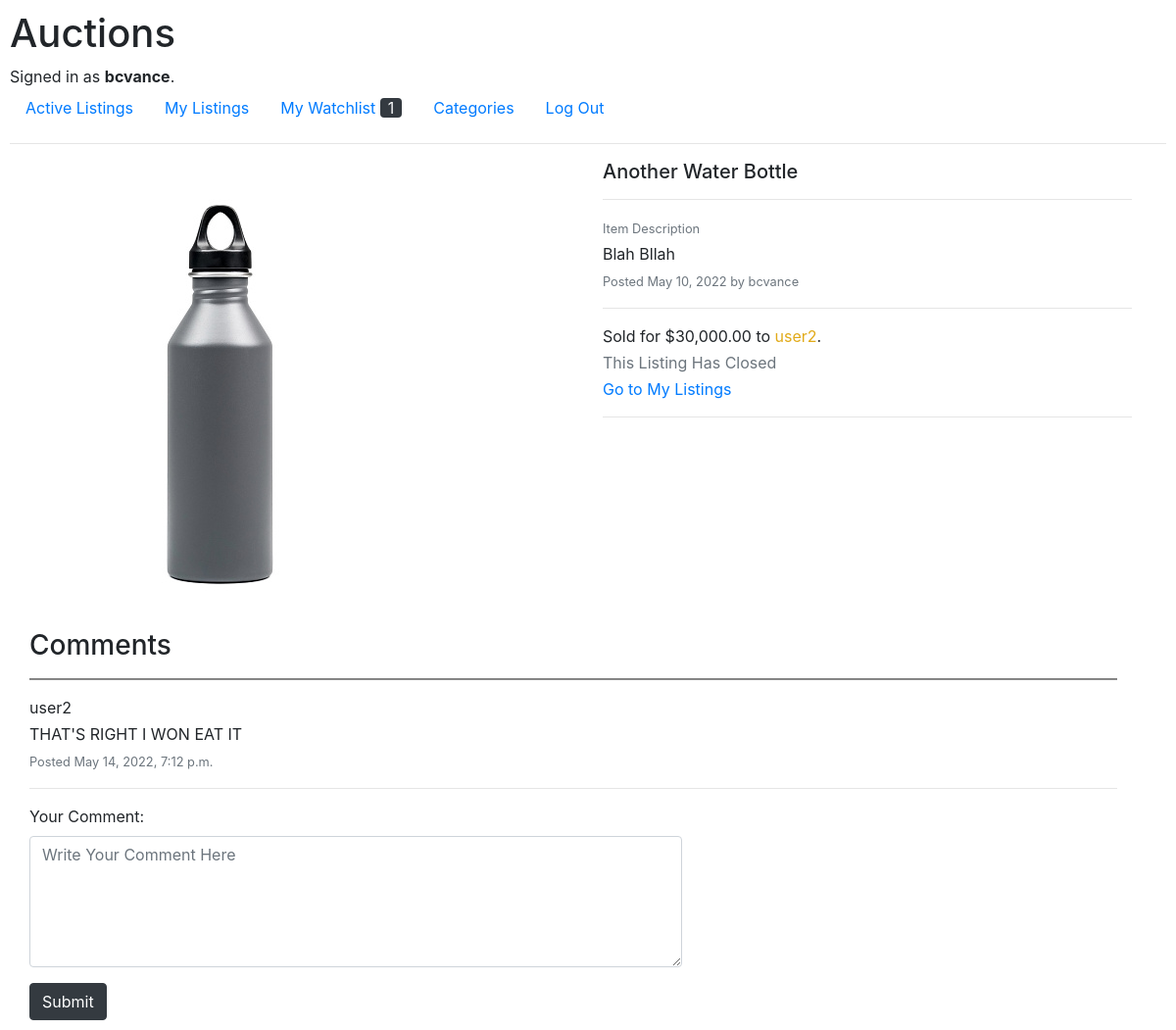
Page /4 (signed in) on the earlier database version.
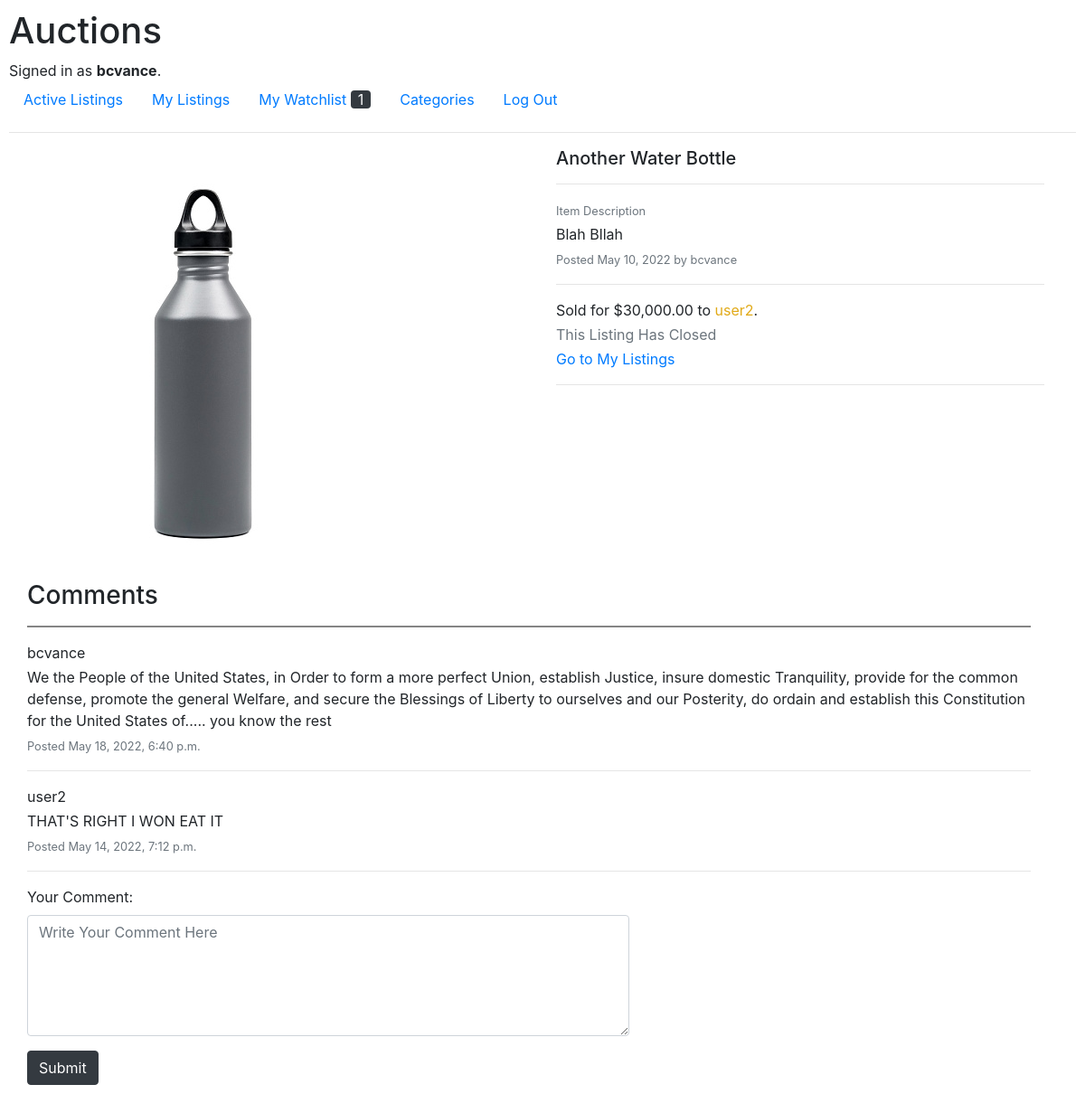
Same page on the later database version.
### auctions/models.py (models this page shows, shortened)
class Comment(models.Model):
    comment_date_time = models.DateTimeField(auto_now_add=True)
    content = models.CharField(max_length=500, default="", blank=True, null=True)
    poster = models.ForeignKey(User, on_delete=models.PROTECT, blank=True, null=True)
    listing = models.ForeignKey(Listing, on_delete=models.CASCADE, blank=True, null=True)

class User(AbstractUser):
    username = models.CharField(max_length=64, unique=True)

### auctions/views.py (the view)
# urls.py: path("<int:item_id>", views.listing, name="listing"),
def listing(request, item_id):
    listing = Listing.objects.filter(id=item_id).first()
    bid_string = str(listing.starting_bid)
    price_formatted = format_price(bid_string)
    watchlist = is_on_watchlist(request, listing)
    highest_bid, highest_bidder = get_highest_bid(item_id)
    highest_bid = format_price(highest_bid)
    comments = list(Comment.objects.filter(listing = Listing.objects.get(id = item_id)))
    comments.reverse()
    watch_items = get_num_watch_items(request)
    return render(request, "auctions/listing.html", context={
        "listing": listing,
        "price_formatted": price_formatted,
        "watchlist": watchlist,
        "highest_bid": highest_bid,
        "highest_bidder": highest_bidder,
        "comments": comments,
        "user_id": request.user.id,
        "watch_items": watch_items
    })

### auctions/utils.py (called while the page is built)
def format_price(bid_string):
    if not bid_string:
        return False
    bid_string = str(bid_string)
    while(True):
        for i in range(len(bid_string)):
            if bid_string[i] == "," or bid_string[i] == ".":
                if i <= 3:
                    return bid_string
                bid_string = bid_string[0:i-3] + "," + bid_string[i-3:]
                break

def is_on_watchlist(request, listing):
    try:
        WatchItem.objects.get(watcher = request.user.id, item = Listing.objects.get(id = listing.id))
        return True
    except ObjectDoesNotExist:
        return False

def get_highest_bid(listing_id):
    highest_bid = Bid.objects.filter(listing = Listing.objects.get(id = listing_id)).last()
    if highest_bid:
        return highest_bid.amount, highest_bid.bidder
    return False, False

def get_num_watch_items(request):
    user_id = request.user.id
    num_items = WatchItem.objects.filter(watcher = User.objects.get(id = user_id)).count()
    return num_items

### auctions/templates/auctions/listing.html (shortened to what the changed rows need)
{% extends "auctions/layout.html" %}
{% block body %}
    <div class="container">
            <div class="row" style="width: 100%; display: inline-block;">
                <section id="comments">
                    <h3>Comments</h3>
                    <hr style="height: 1px;
                    background-color: #8c8c8c;">
                    {% if not user.is_authenticated %}
                        <p class="text-muted"><a href="{% url 'login' %}">Sign in</a> to leave a comment.</p>
                    {% else %}
                        {% if not comments %}
                        <p class="text-muted">Be the first to leave a comment.</p>
                        {% else %}
                        {% for comment in comments %}
                        <div class="media">
                            <div class="media-body">
                                <p>{{ comment.poster }}</p>
                                <p>
                                    {{ comment.content }}
                                </p>
                                <p class="card-text"><small class="text-muted">Posted {{ comment.comment_date_time }}</small></p>
                            </div>
                        </div>
                        <hr>
                        {% endfor %}
                        {% endif %}
                    <form action="comment" method="post">
                        <div class="form-group">
                        </div>
                        <button type="submit" class="btn btn-dark">Submit</button>
                    </form>
                    {% endif %}
                </section>
            </div>
        </div>
{% endblock %}

Differences in the rows shown:
added Comment: poster "bcvance", content "We the People of the United States, in Order to form a more perfect Union, establish Justice, insure domestic Tranquility, provide for the common defense, promote the general Welfare, and secure the Blessings of Liberty to ourselves and our Posterity, do ordain and establish this Constitution for the United States of..... you know the rest", comment_date_time "May 18, 2022, 6:40 p.m."
